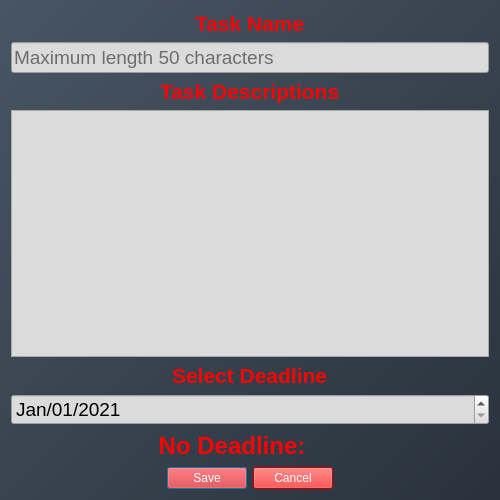
<?xml version="1.0" encoding="UTF-8"?>
<ui version="4.0">
 <class>Dialog</class>
 <widget class="QDialog" name="Dialog">
  <property name="geometry">
   <rect>
    <x>0</x>
    <y>0</y>
    <width>500</width>
    <height>500</height>
   </rect>
  </property>
  <property name="sizePolicy">
   <sizepolicy hsizetype="Preferred" vsizetype="Preferred">
    <horstretch>0</horstretch>
    <verstretch>0</verstretch>
   </sizepolicy>
  </property>
  <property name="minimumSize">
   <size>
    <width>500</width>
    <height>500</height>
   </size>
  </property>
  <property name="windowTitle">
   <string>View/Edit Task</string>
  </property>
  <property name="windowOpacity">
   <double>0.958000000000000</double>
  </property>
  <property name="styleSheet">
   <string notr="true">background-color: qlineargradient(x1: 0, y1: 0, x2: 1, y2: 1,stop: 0 rgb(72, 85, 99), stop: 1 rgb(41, 50, 60));
color:white;</string>
  </property>
  <layout class="QVBoxLayout" name="verticalLayout_2">
   <item>
    <layout class="QVBoxLayout" name="verticalLayout">
     <item alignment="Qt::AlignHCenter">
      <widget class="QLabel" name="label">
       <property name="font">
        <font>
         <pointsize>16</pointsize>
         <weight>75</weight>
         <bold>true</bold>
         <underline>false</underline>
        </font>
       </property>
       <property name="styleSheet">
        <string notr="true">background-color:rgba(0,0,0,0%);
color:red;</string>
       </property>
       <property name="text">
        <string>Task Name</string>
       </property>
      </widget>
     </item>
     <item>
      <widget class="QLineEdit" name="NameField">
       <property name="font">
        <font>
         <pointsize>14</pointsize>
        </font>
       </property>
       <property name="styleSheet">
        <string notr="true">background-color:rgb(219, 219, 219);
color:black;</string>
       </property>
       <property name="maxLength">
        <number>50</number>
       </property>
       <property name="placeholderText">
        <string>Maximum length 50 characters</string>
       </property>
      </widget>
     </item>
     <item alignment="Qt::AlignHCenter">
      <widget class="QLabel" name="label_2">
       <property name="font">
        <font>
         <pointsize>16</pointsize>
         <weight>75</weight>
         <bold>true</bold>
        </font>
       </property>
       <property name="styleSheet">
        <string notr="true">background-color:rgba(0,0,0,0%);
color:red;</string>
       </property>
       <property name="text">
        <string>Task Descriptions</string>
       </property>
      </widget>
     </item>
     <item>
      <widget class="QTextEdit" name="DescriptionField">
       <property name="font">
        <font>
         <pointsize>16</pointsize>
        </font>
       </property>
       <property name="styleSheet">
        <string notr="true">background-color:rgb(219, 219, 219);
color:black;</string>
       </property>
      </widget>
     </item>
     <item alignment="Qt::AlignHCenter">
      <widget class="QLabel" name="label_3">
       <property name="font">
        <font>
         <pointsize>16</pointsize>
         <weight>75</weight>
         <bold>true</bold>
        </font>
       </property>
       <property name="styleSheet">
        <string notr="true">background-color:rgba(0,0,0,0%);
color:red;</string>
       </property>
       <property name="text">
        <string>Select Deadline</string>
       </property>
      </widget>
     </item>
     <item>
      <widget class="QDateEdit" name="deadline">
       <property name="font">
        <font>
         <pointsize>14</pointsize>
        </font>
       </property>
       <property name="styleSheet">
        <string notr="true">background-color:rgb(219, 219, 219);
color:black;</string>
       </property>
       <property name="displayFormat">
        <string>MMM/dd/yyyy</string>
       </property>
       <property name="date">
        <date>
         <year>2021</year>
         <month>1</month>
         <day>1</day>
        </date>
       </property>
      </widget>
     </item>
     <item alignment="Qt::AlignHCenter">
      <widget class="QCheckBox" name="noDeadline">
       <property name="font">
        <font>
         <pointsize>18</pointsize>
         <weight>75</weight>
         <bold>true</bold>
        </font>
       </property>
       <property name="layoutDirection">
        <enum>Qt::RightToLeft</enum>
       </property>
       <property name="styleSheet">
        <string notr="true">QCheckBox {
    spacing: 1px;
	background-color:rgba(0,0,0,0%);
    color:red;
}

QCheckBox::indicator {
    width: 30px;
    height: 30px;
}

QCheckBox::indicator:unchecked {
    image: url(:/Resources/unchecked.png);
}

QCheckBox::indicator:unchecked:hover {
    image: url(:/Resources/unchecked_hover.png);
}

QCheckBox::indicator:unchecked:pressed {
    image: url(:/Resources/unchecked_pressed.png);
}

QCheckBox::indicator:checked {
    image: url(:/Resources/checked.png);
}

QCheckBox::indicator:checked:hover {
    image: url(:/Resources/checked_hover.png);
}

QCheckBox::indicator:checked:pressed {
    image: url(:/Resources/checked_pressed.png);
}

</string>
       </property>
       <property name="text">
        <string>No Deadline: </string>
       </property>
       <property name="iconSize">
        <size>
         <width>50</width>
         <height>50</height>
        </size>
       </property>
      </widget>
     </item>
    </layout>
   </item>
   <item>
    <layout class="QGridLayout" name="gridLayout">
     <item row="0" column="0" alignment="Qt::AlignHCenter|Qt::AlignBottom">
      <widget class="QDialogButtonBox" name="buttonBox">
       <property name="styleSheet">
        <string notr="true">background-color:red;</string>
       </property>
       <property name="orientation">
        <enum>Qt::Horizontal</enum>
       </property>
       <property name="standardButtons">
        <set>QDialogButtonBox::Cancel|QDialogButtonBox::Save</set>
       </property>
       <property name="centerButtons">
        <bool>true</bool>
       </property>
      </widget>
     </item>
    </layout>
   </item>
  </layout>
 </widget>
 <resources>
  <include location="../../../../../../Bangla-Voice-Calculator/appResource.qrc"/>
 </resources>
 <connections>
  <connection>
   <sender>buttonBox</sender>
   <signal>accepted()</signal>
   <receiver>Dialog</receiver>
   <slot>accept()</slot>
   <hints>
    <hint type="sourcelabel">
     <x>248</x>
     <y>254</y>
    </hint>
    <hint type="destinationlabel">
     <x>157</x>
     <y>274</y>
    </hint>
   </hints>
  </connection>
  <connection>
   <sender>buttonBox</sender>
   <signal>rejected()</signal>
   <receiver>Dialog</receiver>
   <slot>reject()</slot>
   <hints>
    <hint type="sourcelabel">
     <x>316</x>
     <y>260</y>
    </hint>
    <hint type="destinationlabel">
     <x>286</x>
     <y>274</y>
    </hint>
   </hints>
  </connection>
 </connections>
</ui>
